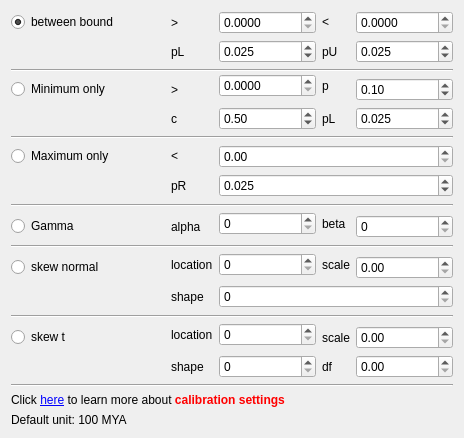
     <widget class="QWidget" name="tab">
      <attribute name="title">
       <string>MCMCtree</string>
      </attribute>
      <layout class="QVBoxLayout" name="verticalLayout">
       <item>
        <layout class="QGridLayout" name="gridLayout">
         <item row="0" column="0">
          <widget class="QRadioButton" name="radioButton">
           <property name="sizePolicy">
            <sizepolicy hsizetype="Expanding" vsizetype="Fixed">
             <horstretch>0</horstretch>
             <verstretch>0</verstretch>
            </sizepolicy>
           </property>
           <property name="text">
            <string>between bound</string>
           </property>
           <property name="checkable">
            <bool>true</bool>
           </property>
           <property name="checked">
            <bool>true</bool>
           </property>
          </widget>
         </item>
         <item row="20" column="0">
          <widget class="QRadioButton" name="radioButton_6">
           <property name="sizePolicy">
            <sizepolicy hsizetype="Expanding" vsizetype="Fixed">
             <horstretch>0</horstretch>
             <verstretch>0</verstretch>
            </sizepolicy>
           </property>
           <property name="text">
            <string>skew t</string>
           </property>
          </widget>
         </item>
         <item row="9" column="2">
          <widget class="QLabel" name="label_14">
           <property name="sizePolicy">
            <sizepolicy hsizetype="Expanding" vsizetype="Preferred">
             <horstretch>0</horstretch>
             <verstretch>0</verstretch>
            </sizepolicy>
           </property>
           <property name="text">
            <string>&lt;</string>
           </property>
          </widget>
         </item>
         <item row="21" column="3">
          <widget class="QSpinBox" name="spinBox_10">
           <property name="sizePolicy">
            <sizepolicy hsizetype="Expanding" vsizetype="Fixed">
             <horstretch>0</horstretch>
             <verstretch>0</verstretch>
            </sizepolicy>
           </property>
           <property name="singleStep">
            <number>9999999</number>
           </property>
          </widget>
         </item>
         <item row="17" column="3" colspan="4">
          <widget class="QSpinBox" name="spinBox_4">
           <property name="sizePolicy">
            <sizepolicy hsizetype="Expanding" vsizetype="Fixed">
             <horstretch>0</horstretch>
             <verstretch>0</verstretch>
            </sizepolicy>
           </property>
           <property name="maximum">
            <number>9999999</number>
           </property>
          </widget>
         </item>
         <item row="0" column="5" colspan="2">
          <widget class="QDoubleSpinBox" name="doubleSpinBox_2">
           <property name="sizePolicy">
            <sizepolicy hsizetype="Expanding" vsizetype="Fixed">
             <horstretch>0</horstretch>
             <verstretch>0</verstretch>
            </sizepolicy>
           </property>
           <property name="decimals">
            <number>4</number>
           </property>
           <property name="maximum">
            <double>9999999.000000000000000</double>
           </property>
           <property name="singleStep">
            <double>0.000100000000000</double>
           </property>
          </widget>
         </item>
         <item row="17" column="2">
          <widget class="QLabel" name="label_39">
           <property name="sizePolicy">
            <sizepolicy hsizetype="Expanding" vsizetype="Preferred">
             <horstretch>0</horstretch>
             <verstretch>0</verstretch>
            </sizepolicy>
           </property>
           <property name="text">
            <string>shape</string>
           </property>
          </widget>
         </item>
         <item row="0" column="1">
          <spacer name="horizontalSpacer">
           <property name="orientation">
            <enum>Qt::Horizontal</enum>
           </property>
           <property name="sizeHint" stdset="0">
            <size>
             <width>40</width>
             <height>20</height>
            </size>
           </property>
          </spacer>
         </item>
         <item row="1" column="2">
          <widget class="QLabel" name="label_7">
           <property name="sizePolicy">
            <sizepolicy hsizetype="Expanding" vsizetype="Preferred">
             <horstretch>0</horstretch>
             <verstretch>0</verstretch>
            </sizepolicy>
           </property>
           <property name="text">
            <string>pL</string>
           </property>
          </widget>
         </item>
         <item row="18" column="0" rowspan="2" colspan="7">
          <widget class="Line" name="line_10">
           <property name="sizePolicy">
            <sizepolicy hsizetype="Expanding" vsizetype="Fixed">
             <horstretch>0</horstretch>
             <verstretch>0</verstretch>
            </sizepolicy>
           </property>
           <property name="orientation">
            <enum>Qt::Horizontal</enum>
           </property>
          </widget>
         </item>
         <item row="4" column="0">
          <widget class="QRadioButton" name="radioButton_2">
           <property name="sizePolicy">
            <sizepolicy hsizetype="Expanding" vsizetype="Fixed">
             <horstretch>0</horstretch>
             <verstretch>0</verstretch>
            </sizepolicy>
           </property>
           <property name="text">
            <string>Minimum only</string>
           </property>
          </widget>
         </item>
         <item row="3" column="3" rowspan="2">
          <widget class="QDoubleSpinBox" name="doubleSpinBox_5">
           <property name="sizePolicy">
            <sizepolicy hsizetype="Expanding" vsizetype="Fixed">
             <horstretch>0</horstretch>
             <verstretch>0</verstretch>
            </sizepolicy>
           </property>
           <property name="decimals">
            <number>4</number>
           </property>
           <property name="maximum">
            <double>9999999.000000000000000</double>
           </property>
           <property name="singleStep">
            <double>0.000100000000000</double>
           </property>
          </widget>
         </item>
         <item row="12" column="4" rowspan="2">
          <widget class="QLabel" name="label_19">
           <property name="sizePolicy">
            <sizepolicy hsizetype="Expanding" vsizetype="Preferred">
             <horstretch>0</horstretch>
             <verstretch>0</verstretch>
            </sizepolicy>
           </property>
           <property name="text">
            <string>beta</string>
           </property>
          </widget>
         </item>
         <item row="15" column="4" rowspan="2">
          <widget class="QLabel" name="label_21">
           <property name="sizePolicy">
            <sizepolicy hsizetype="Expanding" vsizetype="Preferred">
             <horstretch>0</horstretch>
             <verstretch>0</verstretch>
            </sizepolicy>
           </property>
           <property name="text">
            <string>scale</string>
           </property>
          </widget>
         </item>
         <item row="5" column="4">
          <widget class="QLabel" name="label_13">
           <property name="sizePolicy">
            <sizepolicy hsizetype="Expanding" vsizetype="Preferred">
             <horstretch>0</horstretch>
             <verstretch>0</verstretch>
            </sizepolicy>
           </property>
           <property name="text">
            <string>pL</string>
           </property>
          </widget>
         </item>
         <item row="5" column="3">
          <widget class="QDoubleSpinBox" name="doubleSpinBox_7">
           <property name="sizePolicy">
            <sizepolicy hsizetype="Expanding" vsizetype="Fixed">
             <horstretch>0</horstretch>
             <verstretch>0</verstretch>
            </sizepolicy>
           </property>
           <property name="maximum">
            <double>9999999.000000000000000</double>
           </property>
           <property name="singleStep">
            <double>0.100000000000000</double>
           </property>
           <property name="value">
            <double>0.500000000000000</double>
           </property>
          </widget>
         </item>
         <item row="0" column="2">
          <widget class="QLabel" name="label_4">
           <property name="sizePolicy">
            <sizepolicy hsizetype="Expanding" vsizetype="Preferred">
             <horstretch>0</horstretch>
             <verstretch>0</verstretch>
            </sizepolicy>
           </property>
           <property name="text">
            <string>&gt;</string>
           </property>
          </widget>
         </item>
         <item row="14" column="0" rowspan="2" colspan="7">
          <widget class="Line" name="line_5">
           <property name="sizePolicy">
            <sizepolicy hsizetype="Expanding" vsizetype="Fixed">
             <horstretch>0</horstretch>
             <verstretch>0</verstretch>
            </sizepolicy>
           </property>
           <property name="orientation">
            <enum>Qt::Horizontal</enum>
           </property>
          </widget>
         </item>
         <item row="1" column="3">
          <widget class="QDoubleSpinBox" name="doubleSpinBox_3">
           <property name="sizePolicy">
            <sizepolicy hsizetype="Expanding" vsizetype="Fixed">
             <horstretch>0</horstretch>
             <verstretch>0</verstretch>
            </sizepolicy>
           </property>
           <property name="decimals">
            <number>3</number>
           </property>
           <property name="minimum">
            <double>0.001000000000000</double>
           </property>
           <property name="maximum">
            <double>9999999.000000000000000</double>
           </property>
           <property name="value">
            <double>0.025000000000000</double>
           </property>
          </widget>
         </item>
         <item row="19" column="3" rowspan="2">
          <widget class="QSpinBox" name="spinBox_9">
           <property name="sizePolicy">
            <sizepolicy hsizetype="Expanding" vsizetype="Fixed">
             <horstretch>0</horstretch>
             <verstretch>0</verstretch>
            </sizepolicy>
           </property>
           <property name="singleStep">
            <number>9999999</number>
           </property>
          </widget>
         </item>
         <item row="5" column="5" colspan="2">
          <widget class="QDoubleSpinBox" name="doubleSpinBox_8">
           <property name="sizePolicy">
            <sizepolicy hsizetype="Expanding" vsizetype="Fixed">
             <horstretch>0</horstretch>
             <verstretch>0</verstretch>
            </sizepolicy>
           </property>
           <property name="decimals">
            <number>3</number>
           </property>
           <property name="maximum">
            <double>9999999.000000000000000</double>
           </property>
           <property name="singleStep">
            <double>0.001000000000000</double>
           </property>
           <property name="value">
            <double>0.025000000000000</double>
           </property>
          </widget>
         </item>
         <item row="10" column="2">
          <widget class="QLabel" name="label_16">
           <property name="sizePolicy">
            <sizepolicy hsizetype="Expanding" vsizetype="Preferred">
             <horstretch>0</horstretch>
             <verstretch>0</verstretch>
            </sizepolicy>
           </property>
           <property name="text">
            <string>pR</string>
           </property>
          </widget>
         </item>
         <item row="3" column="4" rowspan="2">
          <widget class="QLabel" name="label_11">
           <property name="sizePolicy">
            <sizepolicy hsizetype="Expanding" vsizetype="Preferred">
             <horstretch>0</horstretch>
             <verstretch>0</verstretch>
            </sizepolicy>
           </property>
           <property name="text">
            <string>p</string>
           </property>
          </widget>
         </item>
         <item row="16" column="0">
          <widget class="QRadioButton" name="radioButton_5">
           <property name="sizePolicy">
            <sizepolicy hsizetype="Expanding" vsizetype="Fixed">
             <horstretch>0</horstretch>
             <verstretch>0</verstretch>
            </sizepolicy>
           </property>
           <property name="text">
            <string>skew normal</string>
           </property>
          </widget>
         </item>
         <item row="21" column="4">
          <widget class="QLabel" name="label_43">
           <property name="sizePolicy">
            <sizepolicy hsizetype="Expanding" vsizetype="Preferred">
             <horstretch>0</horstretch>
             <verstretch>0</verstretch>
            </sizepolicy>
           </property>
           <property name="text">
            <string>df</string>
           </property>
          </widget>
         </item>
         <item row="11" column="0" rowspan="2" colspan="7">
          <widget class="Line" name="line_4">
           <property name="sizePolicy">
            <sizepolicy hsizetype="Expanding" vsizetype="Fixed">
             <horstretch>0</horstretch>
             <verstretch>0</verstretch>
            </sizepolicy>
           </property>
           <property name="orientation">
            <enum>Qt::Horizontal</enum>
           </property>
          </widget>
         </item>
         <item row="13" column="2">
          <widget class="QLabel" name="label_17">
           <property name="sizePolicy">
            <sizepolicy hsizetype="Expanding" vsizetype="Preferred">
             <horstretch>0</horstretch>
             <verstretch>0</verstretch>
            </sizepolicy>
           </property>
           <property name="text">
            <string>alpha</string>
           </property>
          </widget>
         </item>
         <item row="21" column="2">
          <widget class="QLabel" name="label_42">
           <property name="sizePolicy">
            <sizepolicy hsizetype="Expanding" vsizetype="Preferred">
             <horstretch>0</horstretch>
             <verstretch>0</verstretch>
            </sizepolicy>
           </property>
           <property name="text">
            <string>shape</string>
           </property>
          </widget>
         </item>
         <item row="1" column="4">
          <widget class="QLabel" name="label_8">
           <property name="sizePolicy">
            <sizepolicy hsizetype="Expanding" vsizetype="Preferred">
             <horstretch>0</horstretch>
             <verstretch>0</verstretch>
            </sizepolicy>
           </property>
           <property name="text">
            <string>pU</string>
           </property>
          </widget>
         </item>
         <item row="9" column="0">
          <widget class="QRadioButton" name="radioButton_3">
           <property name="sizePolicy">
            <sizepolicy hsizetype="Expanding" vsizetype="Fixed">
             <horstretch>0</horstretch>
             <verstretch>0</verstretch>
            </sizepolicy>
           </property>
           <property name="text">
            <string>Maximum only</string>
           </property>
          </widget>
         </item>
         <item row="4" column="5" colspan="2">
          <widget class="QDoubleSpinBox" name="doubleSpinBox_6">
           <property name="enabled">
            <bool>true</bool>
           </property>
           <property name="sizePolicy">
            <sizepolicy hsizetype="Expanding" vsizetype="Fixed">
             <horstretch>0</horstretch>
             <verstretch>0</verstretch>
            </sizepolicy>
           </property>
           <property name="maximum">
            <double>9999999.000000000000000</double>
           </property>
           <property name="singleStep">
            <double>0.100000000000000</double>
           </property>
           <property name="value">
            <double>0.100000000000000</double>
           </property>
          </widget>
         </item>
         <item row="13" column="5" colspan="2">
          <widget class="QSpinBox" name="spinBox_2">
           <property name="sizePolicy">
            <sizepolicy hsizetype="Expanding" vsizetype="Fixed">
             <horstretch>0</horstretch>
             <verstretch>0</verstretch>
            </sizepolicy>
           </property>
           <property name="maximum">
            <number>9999999</number>
           </property>
          </widget>
         </item>
         <item row="15" column="3" rowspan="2">
          <widget class="QSpinBox" name="spinBox_3">
           <property name="sizePolicy">
            <sizepolicy hsizetype="Expanding" vsizetype="Fixed">
             <horstretch>0</horstretch>
             <verstretch>0</verstretch>
            </sizepolicy>
           </property>
           <property name="maximum">
            <number>9999999</number>
           </property>
          </widget>
         </item>
         <item row="19" column="2" rowspan="2">
          <widget class="QLabel" name="label_40">
           <property name="sizePolicy">
            <sizepolicy hsizetype="Expanding" vsizetype="Preferred">
             <horstretch>0</horstretch>
             <verstretch>0</verstretch>
            </sizepolicy>
           </property>
           <property name="text">
            <string>location</string>
           </property>
          </widget>
         </item>
         <item row="2" column="0" rowspan="2" colspan="7">
          <widget class="Line" name="line_2">
           <property name="sizePolicy">
            <sizepolicy hsizetype="Expanding" vsizetype="Fixed">
             <horstretch>0</horstretch>
             <verstretch>0</verstretch>
            </sizepolicy>
           </property>
           <property name="orientation">
            <enum>Qt::Horizontal</enum>
           </property>
          </widget>
         </item>
         <item row="5" column="2">
          <widget class="QLabel" name="label_12">
           <property name="sizePolicy">
            <sizepolicy hsizetype="Expanding" vsizetype="Preferred">
             <horstretch>0</horstretch>
             <verstretch>0</verstretch>
            </sizepolicy>
           </property>
           <property name="text">
            <string>c</string>
           </property>
          </widget>
         </item>
         <item row="16" column="5" colspan="2">
          <widget class="QDoubleSpinBox" name="doubleSpinBox_21">
           <property name="sizePolicy">
            <sizepolicy hsizetype="Expanding" vsizetype="Fixed">
             <horstretch>0</horstretch>
             <verstretch>0</verstretch>
            </sizepolicy>
           </property>
           <property name="maximum">
            <double>9999999.000000000000000</double>
           </property>
          </widget>
         </item>
         <item row="20" column="4">
          <widget class="QLabel" name="label_41">
           <property name="sizePolicy">
            <sizepolicy hsizetype="Expanding" vsizetype="Preferred">
             <horstretch>0</horstretch>
             <verstretch>0</verstretch>
            </sizepolicy>
           </property>
           <property name="text">
            <string>scale</string>
           </property>
          </widget>
         </item>
         <item row="0" column="3">
          <widget class="QDoubleSpinBox" name="doubleSpinBox">
           <property name="sizePolicy">
            <sizepolicy hsizetype="Expanding" vsizetype="Fixed">
             <horstretch>0</horstretch>
             <verstretch>0</verstretch>
            </sizepolicy>
           </property>
           <property name="decimals">
            <number>4</number>
           </property>
           <property name="maximum">
            <double>9999999.000000000000000</double>
           </property>
           <property name="singleStep">
            <double>0.000100000000000</double>
           </property>
          </widget>
         </item>
         <item row="6" column="0" rowspan="3" colspan="7">
          <widget class="Line" name="line_3">
           <property name="sizePolicy">
            <sizepolicy hsizetype="Expanding" vsizetype="Fixed">
             <horstretch>0</horstretch>
             <verstretch>0</verstretch>
            </sizepolicy>
           </property>
           <property name="orientation">
            <enum>Qt::Horizontal</enum>
           </property>
          </widget>
         </item>
         <item row="15" column="2" rowspan="2">
          <widget class="QLabel" name="label_20">
           <property name="sizePolicy">
            <sizepolicy hsizetype="Expanding" vsizetype="Preferred">
             <horstretch>0</horstretch>
             <verstretch>0</verstretch>
            </sizepolicy>
           </property>
           <property name="text">
            <string>location</string>
           </property>
          </widget>
         </item>
         <item row="0" column="4">
          <widget class="QLabel" name="label_5">
           <property name="sizePolicy">
            <sizepolicy hsizetype="Expanding" vsizetype="Preferred">
             <horstretch>0</horstretch>
             <verstretch>0</verstretch>
            </sizepolicy>
           </property>
           <property name="text">
            <string>&lt;</string>
           </property>
          </widget>
         </item>
         <item row="4" column="2">
          <widget class="QLabel" name="label_9">
           <property name="sizePolicy">
            <sizepolicy hsizetype="Expanding" vsizetype="Preferred">
             <horstretch>0</horstretch>
             <verstretch>0</verstretch>
            </sizepolicy>
           </property>
           <property name="text">
            <string>&gt;</string>
           </property>
          </widget>
         </item>
         <item row="9" column="3" colspan="4">
          <widget class="QDoubleSpinBox" name="doubleSpinBox_9">
           <property name="sizePolicy">
            <sizepolicy hsizetype="Expanding" vsizetype="Fixed">
             <horstretch>0</horstretch>
             <verstretch>0</verstretch>
            </sizepolicy>
           </property>
           <property name="maximum">
            <double>9999999.000000000000000</double>
           </property>
          </widget>
         </item>
         <item row="12" column="3" rowspan="2">
          <widget class="QSpinBox" name="spinBox">
           <property name="sizePolicy">
            <sizepolicy hsizetype="Expanding" vsizetype="Fixed">
             <horstretch>0</horstretch>
             <verstretch>0</verstretch>
            </sizepolicy>
           </property>
           <property name="maximum">
            <number>9999999</number>
           </property>
          </widget>
         </item>
         <item row="13" column="0">
          <widget class="QRadioButton" name="radioButton_4">
           <property name="sizePolicy">
            <sizepolicy hsizetype="Expanding" vsizetype="Fixed">
             <horstretch>0</horstretch>
             <verstretch>0</verstretch>
            </sizepolicy>
           </property>
           <property name="text">
            <string>Gamma</string>
           </property>
          </widget>
         </item>
         <item row="1" column="5" colspan="2">
          <widget class="QDoubleSpinBox" name="doubleSpinBox_4">
           <property name="sizePolicy">
            <sizepolicy hsizetype="Expanding" vsizetype="Fixed">
             <horstretch>0</horstretch>
             <verstretch>0</verstretch>
            </sizepolicy>
           </property>
           <property name="decimals">
            <number>3</number>
           </property>
           <property name="minimum">
            <double>0.001000000000000</double>
           </property>
           <property name="maximum">
            <double>9999999.000000000000000</double>
           </property>
           <property name="value">
            <double>0.025000000000000</double>
           </property>
          </widget>
         </item>
         <item row="21" column="5" colspan="2">
          <widget class="QDoubleSpinBox" name="doubleSpinBox_23">
           <property name="sizePolicy">
            <sizepolicy hsizetype="Expanding" vsizetype="Fixed">
             <horstretch>0</horstretch>
             <verstretch>0</verstretch>
            </sizepolicy>
           </property>
           <property name="maximum">
            <double>9999999.000000000000000</double>
           </property>
          </widget>
         </item>
         <item row="20" column="5" colspan="2">
          <widget class="QDoubleSpinBox" name="doubleSpinBox_22">
           <property name="sizePolicy">
            <sizepolicy hsizetype="Expanding" vsizetype="Fixed">
             <horstretch>0</horstretch>
             <verstretch>0</verstretch>
            </sizepolicy>
           </property>
           <property name="maximum">
            <double>9999999.000000000000000</double>
           </property>
          </widget>
         </item>
         <item row="10" column="3" colspan="4">
          <widget class="QDoubleSpinBox" name="doubleSpinBox_10">
           <property name="sizePolicy">
            <sizepolicy hsizetype="Expanding" vsizetype="Fixed">
             <horstretch>0</horstretch>
             <verstretch>0</verstretch>
            </sizepolicy>
           </property>
           <property name="decimals">
            <number>3</number>
           </property>
           <property name="maximum">
            <double>9999999.000000000000000</double>
           </property>
           <property name="singleStep">
            <double>0.001000000000000</double>
           </property>
           <property name="value">
            <double>0.025000000000000</double>
           </property>
          </widget>
         </item>
        </layout>
       </item>
       <item>
        <widget class="Line" name="line_23">
         <property name="sizePolicy">
          <sizepolicy hsizetype="Expanding" vsizetype="Fixed">
           <horstretch>0</horstretch>
           <verstretch>0</verstretch>
          </sizepolicy>
         </property>
         <property name="orientation">
          <enum>Qt::Horizontal</enum>
         </property>
        </widget>
       </item>
       <item>
        <widget class="QLabel" name="label_18">
         <property name="text">
          <string>&lt;html&gt;&lt;head/&gt;&lt;body&gt;&lt;p&gt;Click &lt;a href=&quot;http://abacus.gene.ucl.ac.uk/software/MCMCtree.Tutorials.pdf&quot;&gt;&lt;span style=&quot; text-decoration: underline; color:#0000ff;&quot;&gt;here&lt;/span&gt;&lt;/a&gt; to learn more about &lt;span style=&quot; font-weight:600; color:#ff0000;&quot;&gt;calibration settings&lt;/span&gt;&lt;/p&gt;&lt;/body&gt;&lt;/html&gt;</string>
         </property>
         <property name="openExternalLinks">
          <bool>true</bool>
         </property>
        </widget>
       </item>
       <item>
        <widget class="QLabel" name="label_3">
         <property name="text">
          <string>Default unit: 100 MYA</string>
         </property>
        </widget>
       </item>
      </layout>
     </widget>
